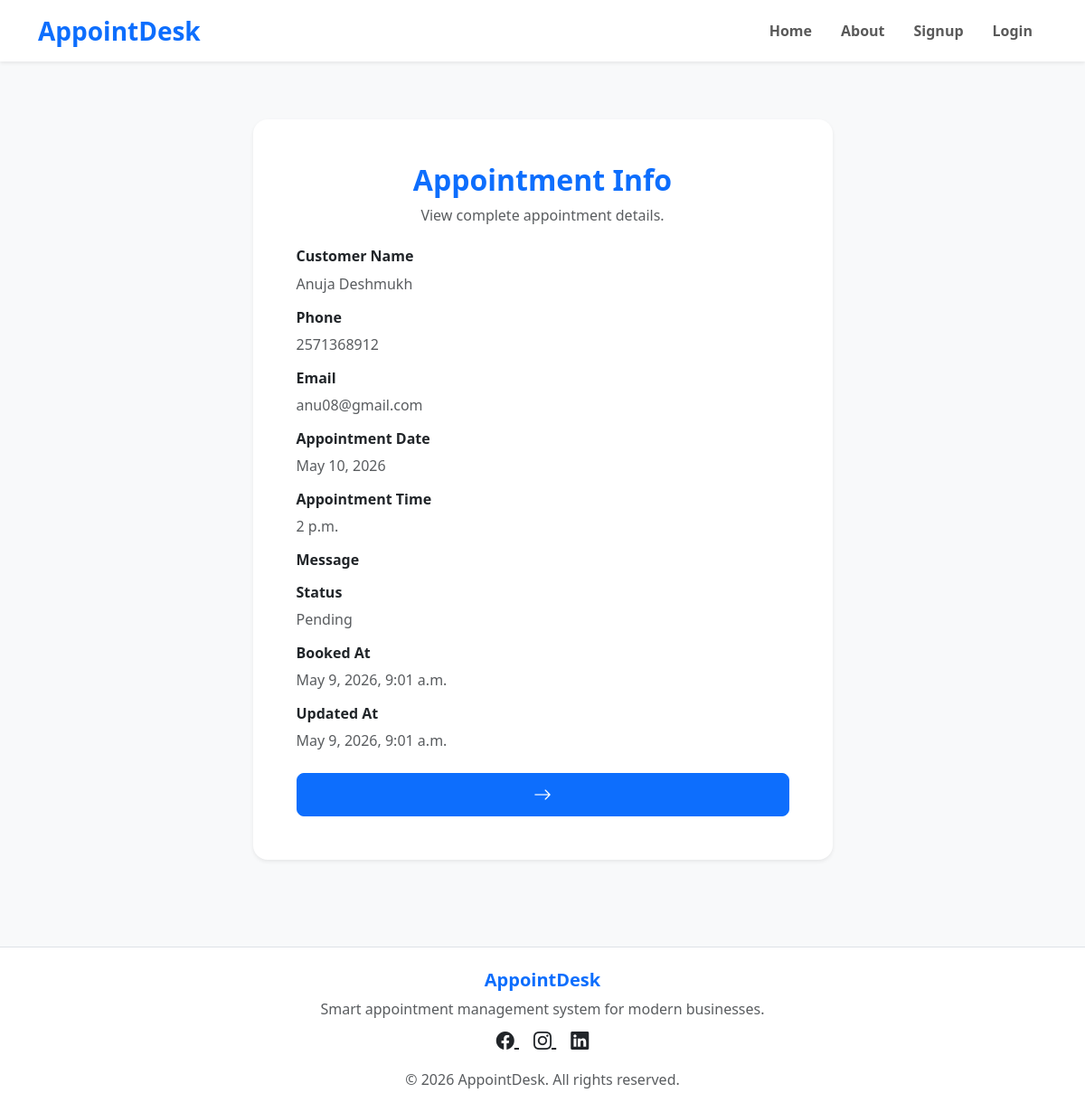
The app's page /appointments/info/3/ with its own data.
### appointment/models.py (models this page shows, shortened)
class Appointment(models.Model):
    STATUS_CHOICES = (
        ('Pending', 'Pending'),
        ('Completed', 'Completed'),
        ('Cancelled', 'Cancelled'),
    )
    user = models.ForeignKey(User, on_delete=models.CASCADE)
    customer_name = models.CharField(max_length=200)
    phone = models.CharField(max_length=15)
    email = models.EmailField(blank=True, null=True)
    appointment_date = models.DateField()
    appointment_time = models.TimeField()
    message = models.TextField(blank=True, null=True)
    status = models. CharField(
        max_length=20,
        choices= STATUS_CHOICES,
        default='Pending'
    )
    book_at = models.DateTimeField(auto_now_add=True)
    update_at = models.DateTimeField(auto_now_add=True)

### appointment/views.py (the view)
# urls.py: path('appointments/info/<id>/', info_view)
def info_view(request,id):
    appointment = Appointment.objects.get(id=id)
    template_name ='appointment/appointment_info.html'
    context = {'appointment':appointment}
    return render(request, template_name, context)

### templates/appointment/appointment_info.html (shortened to what this page needs)
{% extends 'base.html' %}
{% block content %}
<section class="py-5 bg-light">
    <div class="container">
        <div class="row justify-content-center">
            <div class="col-md-8 col-lg-7">
                <div class="card border-0 shadow-sm rounded-4">
                    <div class="card-body p-5">
                        <div class="text-center mb-4">
                            <h2 class="fw-bold text-primary">
                                Appointment Info
                            </h2>
                            <p class="text-muted">
                                View complete appointment details.
                            </p>
                        </div>
                        <div class="mb-3">
                            <h6 class="fw-bold">
                                Customer Name
                            </h6>
                            <p class="text-muted">
                                {{ appointment.customer_name }}
                            </p>
                        </div>
                        <div class="mb-3">
                            <h6 class="fw-bold">
                                Phone
                            </h6>
                            <p class="text-muted">
                                {{ appointment.phone }}
                            </p>
                        </div>
                        <div class="mb-3">
                            <h6 class="fw-bold">
                                Email
                            </h6>
                            <p class="text-muted">
                                {{ appointment.email }}
                            </p>
                        </div>
                        <div class="mb-3">
                            <h6 class="fw-bold">
                                Appointment Date
                            </h6>
                            <p class="text-muted">
                                {{ appointment.appointment_date }}
                            </p>
                        </div>
                        <div class="mb-3">
                            <h6 class="fw-bold">
                                Appointment Time
                            </h6>
                            <p class="text-muted">
                                {{ appointment.appointment_time }}
                            </p>
                        </div>
                        <div class="mb-3">
                            <h6 class="fw-bold">
                                Message
                            </h6>
                        </div>
                        <div class="mb-3">
                            <h6 class="fw-bold">
                                Status
                            </h6>
                            <p class="text-muted">
                                {{ appointment.status }}
                            </p>
                        </div>
                        <div class="mb-3">
                            <h6 class="fw-bold">
                                Booked At
                            </h6>
                            <p class="text-muted">
                                {{ appointment.book_at }}
                            </p>
                        </div>
                        <div class="mb-4">
                            <h6 class="fw-bold">
                                Updated At
                            </h6>
                            <p class="text-muted">
                                {{ appointment.update_at }}
                            </p>
                        </div>
                        <div class="d-grid">
                            <a href="/appointments/" class="btn btn-primary btn-lg">
                                <i class="bi bi-arrow-right"></i>
                            </a>
                        </div>
                    </div>
                </div>
            </div>
        </div>
    </div>
</section>
{% endblock %}

### records on screen
Appointment: customer_name "Anuja Deshmukh", phone "2571368912", email "anu08@gmail.com", appointment_date "May 10, 2026", appointment_time "2 p.m.", status "Pending", book_at "May 9, 2026, 9:01 a.m.", update_at "May 9, 2026, 9:01 a.m."
